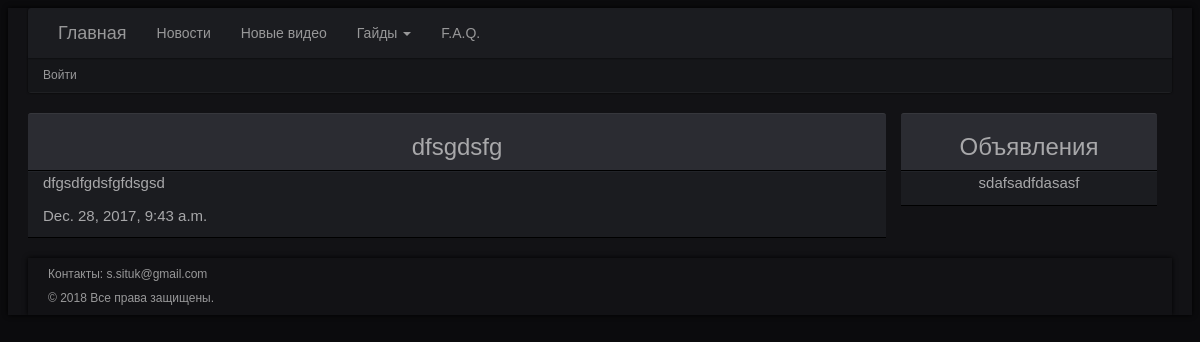
/main/get/2/, run on the app's committed database.
### minimum/models.py (models this page shows, shortened)
class News(models.Model):
	title = models.CharField(max_length = 64, blank = True, null = True, default = None)
	preview_news = models.TextField(max_length = 220, blank = True, null = True, default = None)
	news = RichTextField(blank = True, null = True, default = None)
	date = models.DateTimeField(auto_now_add = True, auto_now = False)

class Ads(models.Model):
	ads = RichTextField(blank = True, null = True, default = None)
	date = models.DateTimeField(auto_now_add = True, auto_now = False)

### minimum/views.py (the view)
# urls.py: url(r'^get/(?P<news_id>\d+)/$', views.get_news, name ='watched_news'),
def get_news(request, news_id = 1):
	args = {}
	args['get_news'] = News.objects.get(id = news_id)
	args['ads'] = Ads.objects.order_by('-date')[:1]
	args['username'] = auth.get_user(request).username
	return render_to_response('get_news.html', args)

### templates/get_news.html
{% extends 'in_main.html' %}
{% load staticfiles %}
{% block list_news %}
<div class="row" id="news-row">
	<div class="col-xs-12" id="news-head">
	  <h3>{{get_news.title}}</h3>
	</div>
	<div class="col-xs-12" id="news-colm">
		<p>{% autoescape off%}{{get_news.news}}{% endautoescape %}</p>
		<p>{{get_news.date}}</p>
	</div>
</div>
{% endblock %}
{% block ads %}
<div class="col-md-3" id="right-coll">
    <div class="col-md-12" id="result-head">
        <h3>Объявления</h3>
    </div>
    {% for this_ads in ads %}
	    <div class="col-md-12" id="user-result">
	    	{% autoescape off%}{{this_ads.ads}}{% endautoescape %}
		</div>
    {% endfor %}
</div>
{% endblock %}

### static/static_dev/style.css (style rules this page uses)
body { background-color: #000; background: #0B0B0D; color: #989899 !important; font-family: verdana, arial, sans-serif; font-size: 14px; line-height: 1.5; position: relative; margin: 0; display: block; margin: 8px; }
#news-head { background: #2b2c32; border-top: 1px solid #36373c; border-bottom: 1px solid #000; text-align: center; border-radius: 3px 3px 0 0; line-height: 37px; font-size: 20px; font-weight: normal; min-width: 50px; color: #a8a8aa; padding: 0 15px; }
#news-colm { background: #1b1c20; border-top: 1px solid #222429; border-bottom: 1px solid #000; text-align: justify; font-size: 15px; font-weight: normal; min-width: 50px; color: #a8a8aa; padding: 0 15px; }
#result-head { background: #2b2c32; border-top: 1px solid #36373c; border-bottom: 1px solid #000; text-align: center; border-radius: 3px 3px 0 0; line-height: 37px; font-size: 20px; font-weight: normal; min-width: 50px; color: #a8a8aa; padding: 15 0px; }
#user-result { background: #1b1c20; border-top: 1px solid #222429; border-bottom: 1px solid #000; text-align: center; font-size: 15px; font-weight: normal; min-width: 50px; color: #a8a8aa; padding: 15 0px; }

### data on the page
News: title "dfsgdsfg", news "dfgsdfgdsfgfdsgsd", date "Dec. 28, 2017, 9:43 a.m."
Ads: ads "sdafsadfdasasf"
